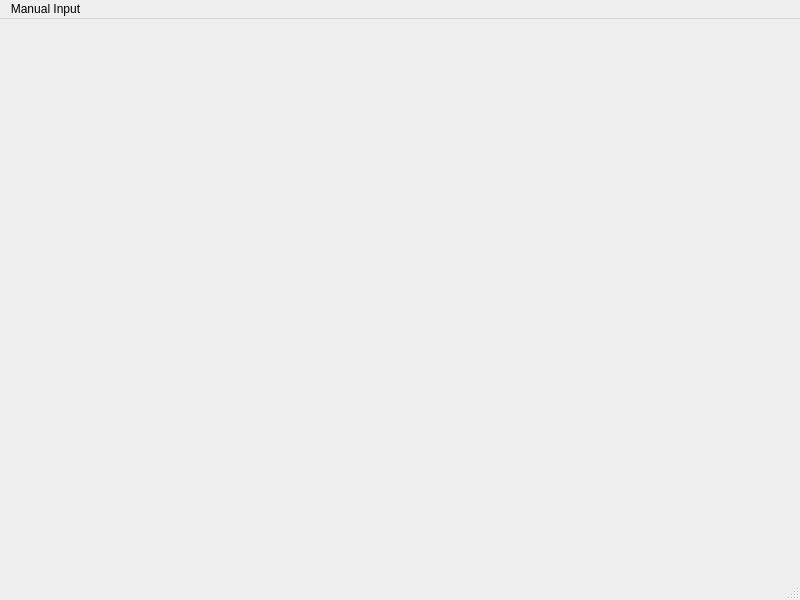
<?xml version="1.0" encoding="UTF-8"?>
<ui version="4.0">
 <class>MainWindow</class>
 <widget class="QMainWindow" name="MainWindow">
  <property name="geometry">
   <rect>
    <x>0</x>
    <y>0</y>
    <width>800</width>
    <height>600</height>
   </rect>
  </property>
  <property name="windowTitle">
   <string>MainWindow</string>
  </property>
  <widget class="QWidget" name="centralwidget"/>
  <widget class="QStatusBar" name="statusbar"/>
  <widget class="QMenuBar" name="menuBar">
   <property name="geometry">
    <rect>
     <x>0</x>
     <y>0</y>
     <width>800</width>
     <height>26</height>
    </rect>
   </property>
   <widget class="QMenu" name="menuManual_Input">
    <property name="title">
     <string>Manual Input</string>
    </property>
    <addaction name="action_Dice_like_scenario"/>
   </widget>
   <addaction name="menuManual_Input"/>
  </widget>
  <action name="action_Dice_like_scenario">
   <property name="text">
    <string>&quot;Dice-like&quot; scenario</string>
   </property>
   <property name="toolTip">
    <string>Experiment similar to a 'dice' with N faces that have different probabilities (sum of probabilieties must be equal to 1)</string>
   </property>
  </action>
 </widget>
 <resources/>
 <connections/>
</ui>
